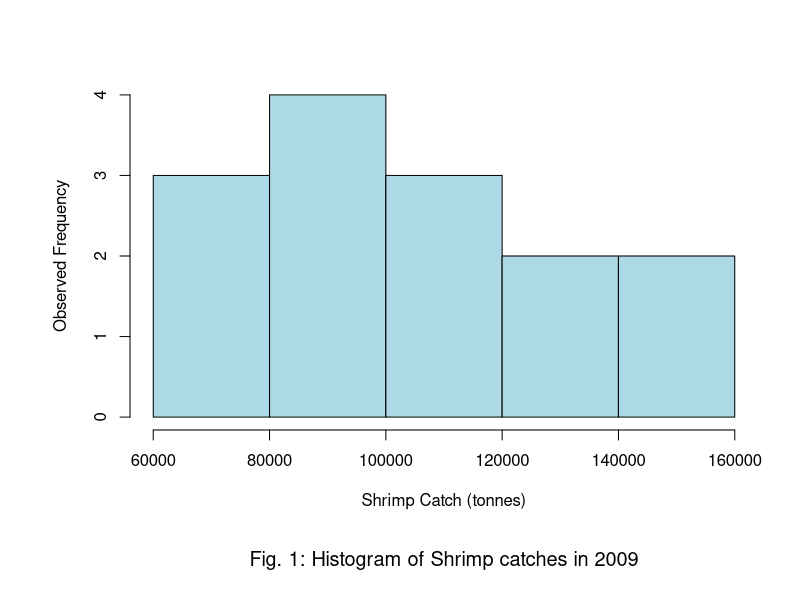
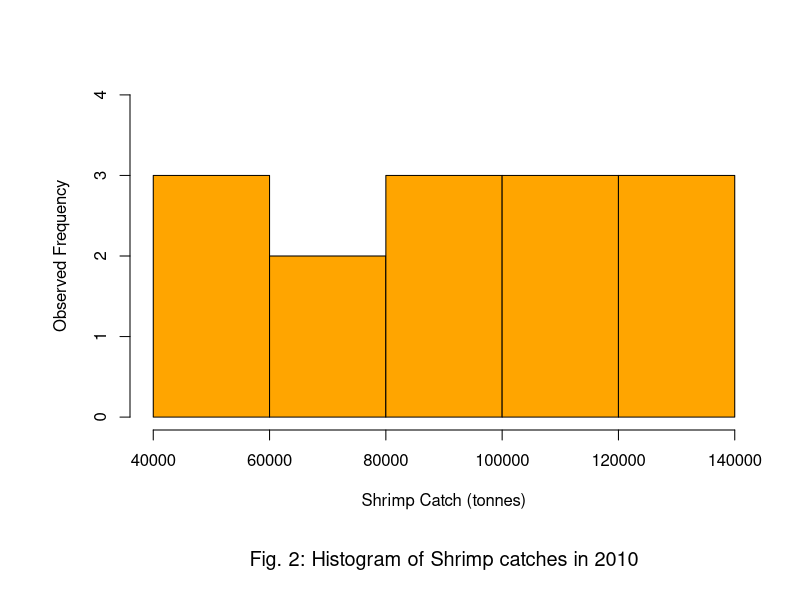
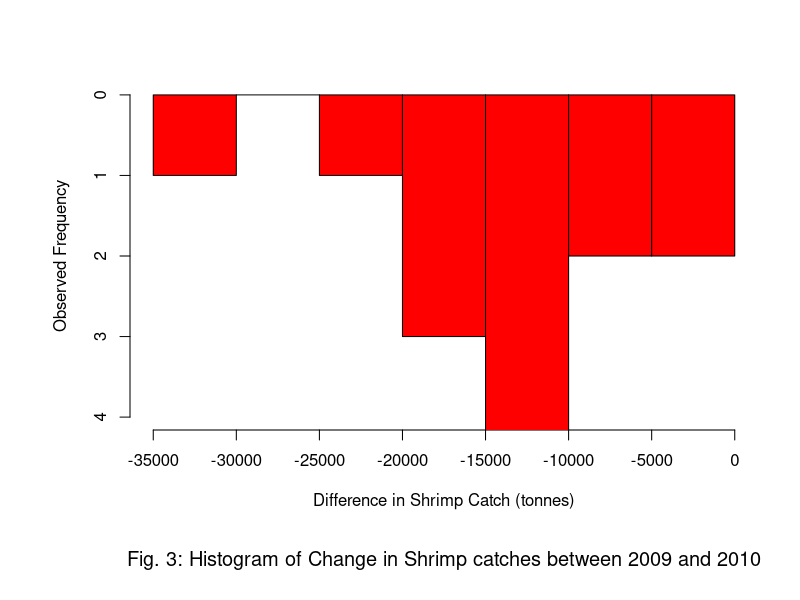

Here is the R script that generated these plots, in order:
## ---- chunk 1
Shrimp_data=read.csv("ASauk_H2_Scenario1_data.csv")
par(mar=c(8.5,6.5,4.1,2.1), mgp=c(3,1,0))
hist(Shrimp_data$X2009.catch, xlab = "Shrimp Catch (tonnes)", ylab = "Observed Frequency", col = c("light blue"), main = NULL, ylim = c(0,4)) 
title(sub = "Fig. 1: Histogram of Shrimp catches in 2009", line=6, cex.sub=1.2)

## ---- chunk 2
par(mar=c(8.5,6.5,4.1,2.1), mgp=c(3,1,0))
hist(Shrimp_data$X2010.catch, xlab = "Shrimp Catch (tonnes)", ylab = "Observed Frequency", col = c("orange"), main = NULL, ylim = c(0,4)) 
title(sub = "Fig. 2: Histogram of Shrimp catches in 2010", line=6, cex.sub=1.2)
## ---- chunk 3
par(mar=c(8.5,6.5,4.1,2.1), mgp=c(3,1,0))
hist(Shrimp_data$X2010.catch - Shrimp_data$X2009.catch, xlab = "Difference in Shrimp Catch (tonnes)", ylab = "Observed Frequency", col = c("red"), main = NULL, ylim = c(4,0))
title(sub = "Fig. 3: Histogram of Change in Shrimp catches between 2009 and 2010", line=6, cex.sub=1.2)
## ---- chunk 4
t.test(Shrimp_data$X2009.catch, Shrimp_data$X2010.catch, paired = TRUE)
qt(0.95,13)

